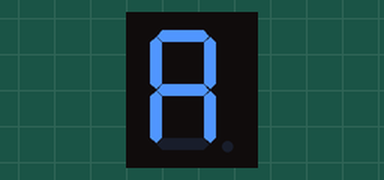
Recording of a sketch running on a simulated Arduino Uno, built with avr-gcc and run on an emulated ATmega328P. Shown: 1-digit seven-segment display. Wiring (inferred from the names in the program): 1-digit 7-segment display, segments lit when HIGH: segments pin 8, pin 9, pin 2, pin 3, pin 4, pin 6, pin 5. The segment pins are drawn as the display they are named for.

Above: at 0.1 s.
At 2.1 s:
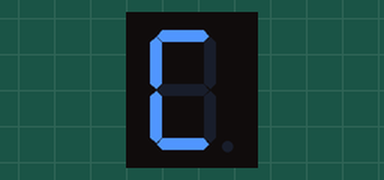
At 4.1 s:
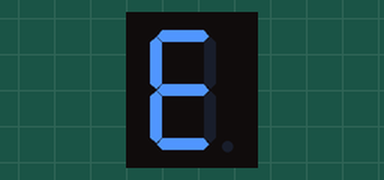
At 5.1 s:
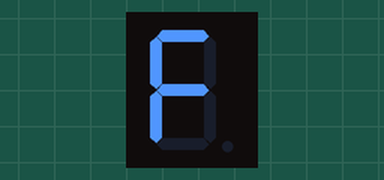
At 11.1 s:
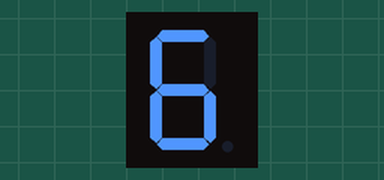
At 17.1 s:
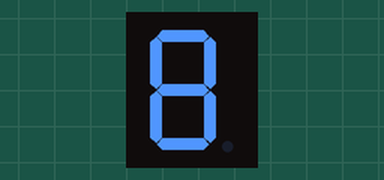

The sketch:

7segment2.ino
```cpp
// 아래 블록은 PC에서 테스트할 때만 쓰이는 부분으로, 실제 아두이노에서는 무시됩니다.
#ifndef ARDUINO
typedef unsigned char byte;

#define HIGH 0x1
#define LOW 0x0
#define OUTPUT 0x1

struct SerialMock {
  void begin(long baudRate) {}
} Serial;

void pinMode(int pin, int mode);
void digitalWrite(int pin, int value);
void delay(unsigned long ms);
#endif

const byte SEGMENT_COUNT = 7;    // 세그먼트(LED) 개수 (a~g)
const byte DISPLAY_COUNT = 16;   // 표시할 문자/숫자의 총 개수

// 세그먼트 a~g를 연결한 핀 번호 목록
const byte segmentPins[SEGMENT_COUNT] = {8, 9, 2, 3, 4, 6, 5};

// 각 문자/숫자를 나타내는 세그먼트 켜짐(HIGH)/꺼짐(LOW) 패턴 표
const byte displayPatterns[DISPLAY_COUNT][SEGMENT_COUNT] = {
  {HIGH, HIGH, HIGH, LOW, HIGH, HIGH, HIGH},   // A
  {HIGH, HIGH, HIGH, HIGH, HIGH, HIGH, HIGH},  // B
  {HIGH, LOW, LOW, HIGH, HIGH, HIGH, LOW},     // C
  {HIGH, HIGH, HIGH, HIGH, HIGH, HIGH, LOW},   // D
  {HIGH, LOW, LOW, HIGH, HIGH, HIGH, HIGH},    // E
  {HIGH, LOW, LOW, LOW, HIGH, HIGH, HIGH},     // F
  {LOW, HIGH, HIGH, LOW, LOW, LOW, LOW},       // 1
  {HIGH, HIGH, LOW, HIGH, HIGH, LOW, HIGH},    // 2
  {HIGH, HIGH, HIGH, HIGH, LOW, LOW, HIGH},    // 3
  {LOW, HIGH, HIGH, LOW, LOW, HIGH, HIGH},     // 4
  {HIGH, LOW, HIGH, HIGH, LOW, HIGH, HIGH},    // 5
  {HIGH, LOW, HIGH, HIGH, HIGH, HIGH, HIGH},   // 6
  {HIGH, HIGH, HIGH, LOW, LOW, LOW, LOW},      // 7
  {HIGH, HIGH, HIGH, HIGH, HIGH, HIGH, HIGH},  // 8
  {HIGH, HIGH, HIGH, HIGH, LOW, HIGH, HIGH},   // 9
  {HIGH, HIGH, HIGH, HIGH, HIGH, HIGH, LOW}    // 0
};

void setup()
{
  // 모든 세그먼트 핀을 출력으로 설정
  for (byte index = 0; index < SEGMENT_COUNT; index++) {
    pinMode(segmentPins[index], OUTPUT);
  }

  Serial.begin(9600);  // 시리얼 통신 시작 (9600bps)
  clr();               // 시작할 때 화면을 모두 끔
}

void loop()
{
  LoopDisplay();  // 문자/숫자를 순서대로 반복 표시
}

// 모든 세그먼트를 꺼서 화면을 지움
void clr()
{
  for (byte index = 0; index < SEGMENT_COUNT; index++) {
    digitalWrite(segmentPins[index], LOW);
  }
}

// 주어진 패턴(배열)대로 각 세그먼트를 켜고 끔
void showPattern(const byte pattern[SEGMENT_COUNT])
{
  for (byte index = 0; index < SEGMENT_COUNT; index++) {
    digitalWrite(segmentPins[index], pattern[index]);
  }
}

// 모든 문자와 숫자를 순서대로 화면에 표시한다.
void LoopDisplay()
{
  for (byte index = 0; index < DISPLAY_COUNT; index++) {
    showPattern(displayPatterns[index]);  // 현재 순서의 패턴을 표시
    delay(1000);                          // 1초간 유지 후 다음으로
  }
}
```

Measured:
- by itself, everything shown: repeats every 16.0 s, in 16 steps
- what the display in image 1 shows lasts 1.0 s, from 2.0 s to 3.0 s
